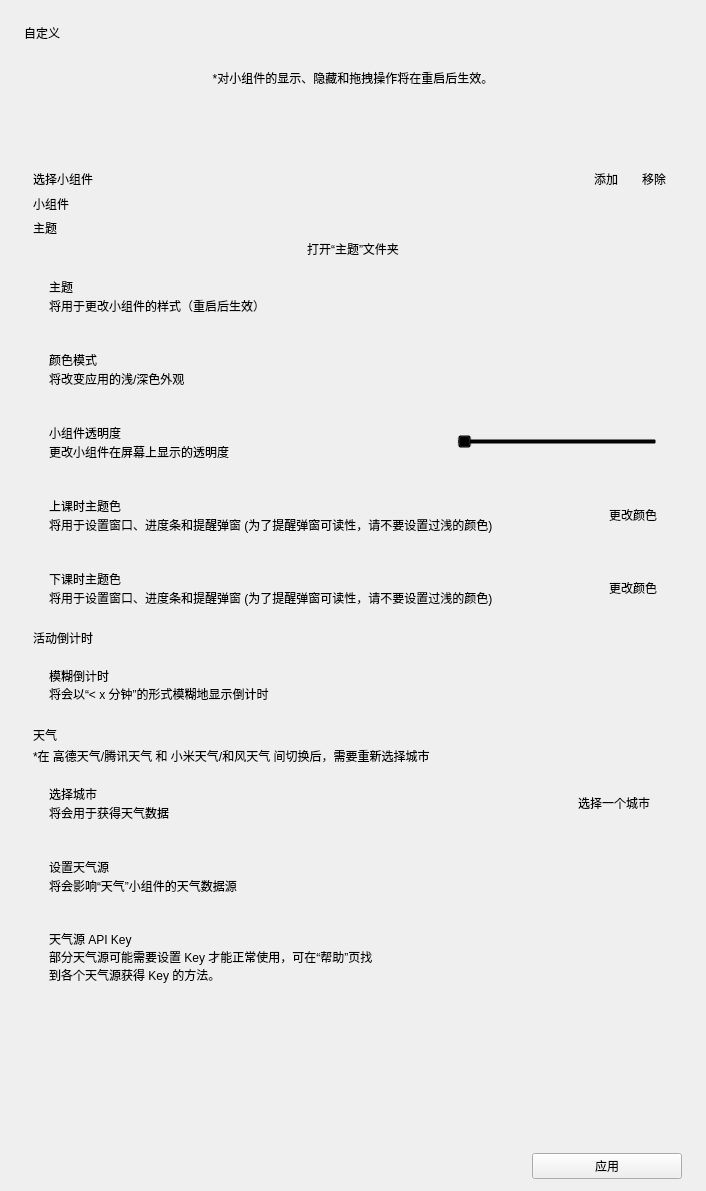
<?xml version="1.0" encoding="UTF-8"?>
<ui version="4.0">
 <class>Form</class>
 <widget class="QWidget" name="Form">
  <property name="geometry">
   <rect>
    <x>0</x>
    <y>0</y>
    <width>706</width>
    <height>1191</height>
   </rect>
  </property>
  <property name="sizePolicy">
   <sizepolicy hsizetype="Preferred" vsizetype="Expanding">
    <horstretch>0</horstretch>
    <verstretch>0</verstretch>
   </sizepolicy>
  </property>
  <property name="windowTitle">
   <string>Form</string>
  </property>
  <layout class="QVBoxLayout" name="verticalLayout_2">
   <property name="spacing">
    <number>18</number>
   </property>
   <property name="leftMargin">
    <number>24</number>
   </property>
   <property name="topMargin">
    <number>24</number>
   </property>
   <property name="rightMargin">
    <number>24</number>
   </property>
   <property name="bottomMargin">
    <number>12</number>
   </property>
   <item>
    <widget class="TitleLabel" name="TitleLabel">
     <property name="text">
      <string>自定义</string>
     </property>
    </widget>
   </item>
   <item>
    <layout class="QHBoxLayout" name="widgets_preview">
     <property name="spacing">
      <number>0</number>
     </property>
     <property name="sizeConstraint">
      <enum>QLayout::SetFixedSize</enum>
     </property>
    </layout>
   </item>
   <item>
    <widget class="SmoothScrollArea" name="ct_scroll">
     <property name="styleSheet">
      <string notr="true">background: transparent; border: none</string>
     </property>
     <property name="widgetResizable">
      <bool>true</bool>
     </property>
     <widget class="QWidget" name="scrollAreaWidgetContents">
      <property name="geometry">
       <rect>
        <x>0</x>
        <y>0</y>
        <width>658</width>
        <height>1036</height>
       </rect>
      </property>
      <layout class="QVBoxLayout" name="verticalLayout_9">
       <item>
        <widget class="CaptionLabel" name="CaptionLabel_3">
         <property name="text">
          <string>*对小组件的显示、隐藏和拖拽操作将在重启后生效。</string>
         </property>
         <property name="alignment">
          <set>Qt::AlignCenter</set>
         </property>
         <property name="wordWrap">
          <bool>true</bool>
         </property>
        </widget>
       </item>
       <item>
        <widget class="ListWidget" name="widgets_list">
         <property name="sizePolicy">
          <sizepolicy hsizetype="Preferred" vsizetype="Maximum">
           <horstretch>0</horstretch>
           <verstretch>0</verstretch>
          </sizepolicy>
         </property>
         <property name="minimumSize">
          <size>
           <width>0</width>
           <height>0</height>
          </size>
         </property>
         <property name="sizeAdjustPolicy">
          <enum>QAbstractScrollArea::AdjustToContents</enum>
         </property>
         <property name="dragDropMode">
          <enum>QAbstractItemView::DragDrop</enum>
         </property>
         <property name="defaultDropAction">
          <enum>Qt::MoveAction</enum>
         </property>
         <property name="flow">
          <enum>QListView::LeftToRight</enum>
         </property>
         <property name="isWrapping" stdset="0">
          <bool>true</bool>
         </property>
         <property name="resizeMode">
          <enum>QListView::Adjust</enum>
         </property>
         <property name="layoutMode">
          <enum>QListView::Batched</enum>
         </property>
        </widget>
       </item>
       <item>
        <layout class="QHBoxLayout" name="horizontalLayout_3">
         <property name="spacing">
          <number>10</number>
         </property>
         <item>
          <widget class="BodyLabel" name="BodyLabel">
           <property name="sizePolicy">
            <sizepolicy hsizetype="Maximum" vsizetype="Preferred">
             <horstretch>0</horstretch>
             <verstretch>0</verstretch>
            </sizepolicy>
           </property>
           <property name="text">
            <string>选择小组件</string>
           </property>
          </widget>
         </item>
         <item>
          <widget class="ComboBox" name="widgets_combo">
           <property name="sizePolicy">
            <sizepolicy hsizetype="Expanding" vsizetype="Fixed">
             <horstretch>0</horstretch>
             <verstretch>0</verstretch>
            </sizepolicy>
           </property>
          </widget>
         </item>
         <item>
          <spacer name="horizontalSpacer">
           <property name="orientation">
            <enum>Qt::Horizontal</enum>
           </property>
           <property name="sizeHint" stdset="0">
            <size>
             <width>40</width>
             <height>20</height>
            </size>
           </property>
          </spacer>
         </item>
         <item>
          <widget class="PrimaryPushButton" name="add_widget">
           <property name="text">
            <string>  添加  </string>
           </property>
          </widget>
         </item>
         <item>
          <widget class="PushButton" name="remove_widget">
           <property name="text">
            <string>  移除  </string>
           </property>
          </widget>
         </item>
        </layout>
       </item>
       <item>
        <widget class="SubtitleLabel" name="SubtitleLabel">
         <property name="text">
          <string>小组件</string>
         </property>
        </widget>
       </item>
       <item>
        <layout class="QVBoxLayout" name="verticalLayout_3">
         <property name="spacing">
          <number>3</number>
         </property>
         <item>
          <widget class="SubtitleLabel" name="SubtitleLabel_2">
           <property name="text">
            <string>主题</string>
           </property>
           <property name="pixelFontSize" stdset="0">
            <number>18</number>
           </property>
          </widget>
         </item>
         <item>
          <widget class="HyperlinkLabel" name="open_theme_folder">
           <property name="text">
            <string>打开“主题”文件夹</string>
           </property>
          </widget>
         </item>
         <item>
          <widget class="CardWidget" name="CardWidget_4">
           <property name="minimumSize">
            <size>
             <width>0</width>
             <height>70</height>
            </size>
           </property>
           <layout class="QHBoxLayout" name="horizontalLayout_4">
            <property name="leftMargin">
             <number>16</number>
            </property>
            <property name="topMargin">
             <number>16</number>
            </property>
            <property name="rightMargin">
             <number>16</number>
            </property>
            <property name="bottomMargin">
             <number>16</number>
            </property>
            <item>
             <layout class="QVBoxLayout" name="verticalLayout_7">
              <property name="spacing">
               <number>0</number>
              </property>
              <item>
               <widget class="StrongBodyLabel" name="StrongBodyLabel_3">
                <property name="text">
                 <string>主题</string>
                </property>
               </widget>
              </item>
              <item>
               <widget class="CaptionLabel" name="CaptionLabel_5">
                <property name="text">
                 <string>将用于更改小组件的样式（重启后生效）</string>
                </property>
                <property name="lightColor" stdset="0">
                 <color alpha="150">
                  <red>0</red>
                  <green>0</green>
                  <blue>0</blue>
                 </color>
                </property>
                <property name="darkColor" stdset="0">
                 <color alpha="200">
                  <red>255</red>
                  <green>255</green>
                  <blue>255</blue>
                 </color>
                </property>
               </widget>
              </item>
             </layout>
            </item>
            <item>
             <widget class="ComboBox" name="combo_theme_select">
              <property name="sizePolicy">
               <sizepolicy hsizetype="Maximum" vsizetype="Fixed">
                <horstretch>0</horstretch>
                <verstretch>0</verstretch>
               </sizepolicy>
              </property>
             </widget>
            </item>
           </layout>
          </widget>
         </item>
         <item>
          <widget class="CardWidget" name="CardWidget_9">
           <property name="minimumSize">
            <size>
             <width>0</width>
             <height>70</height>
            </size>
           </property>
           <layout class="QHBoxLayout" name="horizontalLayout_11">
            <property name="leftMargin">
             <number>16</number>
            </property>
            <property name="topMargin">
             <number>16</number>
            </property>
            <property name="rightMargin">
             <number>16</number>
            </property>
            <property name="bottomMargin">
             <number>16</number>
            </property>
            <item>
             <layout class="QVBoxLayout" name="verticalLayout_15">
              <property name="spacing">
               <number>0</number>
              </property>
              <item>
               <widget class="StrongBodyLabel" name="StrongBodyLabel_9">
                <property name="text">
                 <string>颜色模式</string>
                </property>
               </widget>
              </item>
              <item>
               <widget class="CaptionLabel" name="CaptionLabel_10">
                <property name="text">
                 <string>将改变应用的浅/深色外观</string>
                </property>
                <property name="lightColor" stdset="0">
                 <color alpha="150">
                  <red>0</red>
                  <green>0</green>
                  <blue>0</blue>
                 </color>
                </property>
                <property name="darkColor" stdset="0">
                 <color alpha="200">
                  <red>255</red>
                  <green>255</green>
                  <blue>255</blue>
                 </color>
                </property>
               </widget>
              </item>
             </layout>
            </item>
            <item>
             <widget class="ComboBox" name="combo_color_mode">
              <property name="sizePolicy">
               <sizepolicy hsizetype="Maximum" vsizetype="Fixed">
                <horstretch>0</horstretch>
                <verstretch>0</verstretch>
               </sizepolicy>
              </property>
             </widget>
            </item>
           </layout>
          </widget>
         </item>
         <item>
          <widget class="CardWidget" name="CardWidget_10">
           <property name="minimumSize">
            <size>
             <width>0</width>
             <height>70</height>
            </size>
           </property>
           <layout class="QHBoxLayout" name="horizontalLayout_12">
            <property name="leftMargin">
             <number>16</number>
            </property>
            <property name="topMargin">
             <number>16</number>
            </property>
            <property name="rightMargin">
             <number>16</number>
            </property>
            <property name="bottomMargin">
             <number>16</number>
            </property>
            <item>
             <layout class="QVBoxLayout" name="verticalLayout_16">
              <property name="spacing">
               <number>0</number>
              </property>
              <item>
               <widget class="StrongBodyLabel" name="StrongBodyLabel_11">
                <property name="text">
                 <string>小组件透明度</string>
                </property>
               </widget>
              </item>
              <item>
               <widget class="CaptionLabel" name="CaptionLabel_11">
                <property name="text">
                 <string>更改小组件在屏幕上显示的透明度</string>
                </property>
                <property name="lightColor" stdset="0">
                 <color alpha="150">
                  <red>0</red>
                  <green>0</green>
                  <blue>0</blue>
                 </color>
                </property>
                <property name="darkColor" stdset="0">
                 <color alpha="200">
                  <red>255</red>
                  <green>255</green>
                  <blue>255</blue>
                 </color>
                </property>
               </widget>
              </item>
             </layout>
            </item>
            <item>
             <widget class="Slider" name="slider_opacity">
              <property name="sizePolicy">
               <sizepolicy hsizetype="Expanding" vsizetype="Fixed">
                <horstretch>0</horstretch>
                <verstretch>0</verstretch>
               </sizepolicy>
              </property>
              <property name="minimumSize">
               <size>
                <width>100</width>
                <height>0</height>
               </size>
              </property>
              <property name="maximumSize">
               <size>
                <width>200</width>
                <height>16777215</height>
               </size>
              </property>
              <property name="orientation">
               <enum>Qt::Horizontal</enum>
              </property>
             </widget>
            </item>
           </layout>
          </widget>
         </item>
         <item>
          <widget class="CardWidget" name="CardWidget_5">
           <property name="minimumSize">
            <size>
             <width>0</width>
             <height>70</height>
            </size>
           </property>
           <layout class="QHBoxLayout" name="horizontalLayout_8">
            <property name="leftMargin">
             <number>16</number>
            </property>
            <property name="topMargin">
             <number>16</number>
            </property>
            <property name="rightMargin">
             <number>16</number>
            </property>
            <property name="bottomMargin">
             <number>16</number>
            </property>
            <item>
             <layout class="QVBoxLayout" name="verticalLayout_10">
              <property name="spacing">
               <number>0</number>
              </property>
              <item>
               <widget class="StrongBodyLabel" name="StrongBodyLabel_7">
                <property name="text">
                 <string>上课时主题色</string>
                </property>
               </widget>
              </item>
              <item>
               <widget class="CaptionLabel" name="CaptionLabel_7">
                <property name="text">
                 <string>将用于设置窗口、进度条和提醒弹窗 (为了提醒弹窗可读性，请不要设置过浅的颜色)</string>
                </property>
                <property name="wordWrap">
                 <bool>true</bool>
                </property>
                <property name="lightColor" stdset="0">
                 <color alpha="150">
                  <red>0</red>
                  <green>0</green>
                  <blue>0</blue>
                 </color>
                </property>
                <property name="darkColor" stdset="0">
                 <color alpha="200">
                  <red>255</red>
                  <green>255</green>
                  <blue>255</blue>
                 </color>
                </property>
               </widget>
              </item>
             </layout>
            </item>
            <item>
             <widget class="PushButton" name="set_ac_color">
              <property name="sizePolicy">
               <sizepolicy hsizetype="Maximum" vsizetype="Fixed">
                <horstretch>0</horstretch>
                <verstretch>0</verstretch>
               </sizepolicy>
              </property>
              <property name="text">
               <string>更改颜色</string>
              </property>
             </widget>
            </item>
           </layout>
          </widget>
         </item>
         <item>
          <widget class="CardWidget" name="CardWidget_7">
           <property name="minimumSize">
            <size>
             <width>0</width>
             <height>70</height>
            </size>
           </property>
           <layout class="QHBoxLayout" name="horizontalLayout_7">
            <property name="leftMargin">
             <number>16</number>
            </property>
            <property name="topMargin">
             <number>16</number>
            </property>
            <property name="rightMargin">
             <number>16</number>
            </property>
            <property name="bottomMargin">
             <number>16</number>
            </property>
            <item>
             <layout class="QVBoxLayout" name="verticalLayout_8">
              <property name="spacing">
               <number>0</number>
              </property>
              <item>
               <widget class="StrongBodyLabel" name="StrongBodyLabel_4">
                <property name="text">
                 <string>下课时主题色</string>
                </property>
               </widget>
              </item>
              <item>
               <widget class="CaptionLabel" name="CaptionLabel_6">
                <property name="text">
                 <string>将用于设置窗口、进度条和提醒弹窗 (为了提醒弹窗可读性，请不要设置过浅的颜色)</string>
                </property>
                <property name="wordWrap">
                 <bool>true</bool>
                </property>
                <property name="lightColor" stdset="0">
                 <color alpha="150">
                  <red>0</red>
                  <green>0</green>
                  <blue>0</blue>
                 </color>
                </property>
                <property name="darkColor" stdset="0">
                 <color alpha="200">
                  <red>255</red>
                  <green>255</green>
                  <blue>255</blue>
                 </color>
                </property>
               </widget>
              </item>
             </layout>
            </item>
            <item>
             <widget class="PushButton" name="set_fc_color">
              <property name="sizePolicy">
               <sizepolicy hsizetype="Maximum" vsizetype="Fixed">
                <horstretch>0</horstretch>
                <verstretch>0</verstretch>
               </sizepolicy>
              </property>
              <property name="text">
               <string>更改颜色</string>
              </property>
             </widget>
            </item>
           </layout>
          </widget>
         </item>
        </layout>
       </item>
       <item>
        <layout class="QVBoxLayout" name="verticalLayout_11">
         <property name="spacing">
          <number>3</number>
         </property>
         <item>
          <widget class="SubtitleLabel" name="SubtitleLabel_4">
           <property name="text">
            <string>活动倒计时</string>
           </property>
           <property name="pixelFontSize" stdset="0">
            <number>18</number>
           </property>
          </widget>
         </item>
         <item>
          <widget class="CardWidget" name="CardWidget_2">
           <property name="minimumSize">
            <size>
             <width>0</width>
             <height>70</height>
            </size>
           </property>
           <layout class="QHBoxLayout" name="horizontalLayout_6">
            <property name="leftMargin">
             <number>16</number>
            </property>
            <property name="topMargin">
             <number>16</number>
            </property>
            <property name="rightMargin">
             <number>16</number>
            </property>
            <property name="bottomMargin">
             <number>16</number>
            </property>
            <item>
             <layout class="QVBoxLayout" name="verticalLayout_4">
              <property name="spacing">
               <number>0</number>
              </property>
              <item>
               <widget class="StrongBodyLabel" name="StrongBodyLabel_2">
                <property name="text">
                 <string>模糊倒计时</string>
                </property>
               </widget>
              </item>
              <item>
               <widget class="CaptionLabel" name="CaptionLabel_4">
                <property name="text">
                 <string>将会以“&lt; x 分钟”的形式模糊地显示倒计时</string>
                </property>
                <property name="lightColor" stdset="0">
                 <color alpha="150">
                  <red>0</red>
                  <green>0</green>
                  <blue>0</blue>
                 </color>
                </property>
                <property name="darkColor" stdset="0">
                 <color alpha="200">
                  <red>255</red>
                  <green>255</green>
                  <blue>255</blue>
                 </color>
                </property>
               </widget>
              </item>
             </layout>
            </item>
            <item>
             <widget class="SwitchButton" name="switch_blur_countdown">
              <property name="sizePolicy">
               <sizepolicy hsizetype="Maximum" vsizetype="Preferred">
                <horstretch>0</horstretch>
                <verstretch>0</verstretch>
               </sizepolicy>
              </property>
             </widget>
            </item>
           </layout>
          </widget>
         </item>
        </layout>
       </item>
       <item>
        <layout class="QVBoxLayout" name="verticalLayout_13">
         <property name="spacing">
          <number>3</number>
         </property>
         <item>
          <widget class="SubtitleLabel" name="SubtitleLabel_5">
           <property name="text">
            <string>天气</string>
           </property>
           <property name="pixelFontSize" stdset="0">
            <number>18</number>
           </property>
          </widget>
         </item>
         <item>
          <widget class="CaptionLabel" name="CaptionLabel_16">
           <property name="text">
            <string>*在 高德天气/腾讯天气 和 小米天气/和风天气 间切换后，需要重新选择城市</string>
           </property>
           <property name="wordWrap">
            <bool>true</bool>
           </property>
           <property name="lightColor" stdset="0">
            <color alpha="150">
             <red>0</red>
             <green>0</green>
             <blue>0</blue>
            </color>
           </property>
           <property name="darkColor" stdset="0">
            <color alpha="200">
             <red>255</red>
             <green>255</green>
             <blue>255</blue>
            </color>
           </property>
          </widget>
         </item>
         <item>
          <widget class="CardWidget" name="CardWidget_8">
           <property name="minimumSize">
            <size>
             <width>0</width>
             <height>70</height>
            </size>
           </property>
           <layout class="QHBoxLayout" name="horizontalLayout_10">
            <property name="leftMargin">
             <number>16</number>
            </property>
            <property name="topMargin">
             <number>16</number>
            </property>
            <property name="rightMargin">
             <number>16</number>
            </property>
            <property name="bottomMargin">
             <number>16</number>
            </property>
            <item>
             <layout class="QVBoxLayout" name="verticalLayout_14">
              <property name="spacing">
               <number>0</number>
              </property>
              <item>
               <widget class="StrongBodyLabel" name="StrongBodyLabel_8">
                <property name="text">
                 <string>选择城市</string>
                </property>
               </widget>
              </item>
              <item>
               <widget class="CaptionLabel" name="CaptionLabel_9">
                <property name="text">
                 <string>将会用于获得天气数据</string>
                </property>
                <property name="lightColor" stdset="0">
                 <color alpha="150">
                  <red>0</red>
                  <green>0</green>
                  <blue>0</blue>
                 </color>
                </property>
                <property name="darkColor" stdset="0">
                 <color alpha="200">
                  <red>255</red>
                  <green>255</green>
                  <blue>255</blue>
                 </color>
                </property>
               </widget>
              </item>
             </layout>
            </item>
            <item>
             <widget class="PushButton" name="select_city">
              <property name="sizePolicy">
               <sizepolicy hsizetype="Maximum" vsizetype="Fixed">
                <horstretch>0</horstretch>
                <verstretch>0</verstretch>
               </sizepolicy>
              </property>
              <property name="text">
               <string>  选择一个城市  </string>
              </property>
             </widget>
            </item>
           </layout>
          </widget>
         </item>
         <item>
          <widget class="CardWidget" name="CardWidget_11">
           <property name="minimumSize">
            <size>
             <width>0</width>
             <height>70</height>
            </size>
           </property>
           <layout class="QHBoxLayout" name="horizontalLayout_14">
            <property name="leftMargin">
             <number>16</number>
            </property>
            <property name="topMargin">
             <number>16</number>
            </property>
            <property name="rightMargin">
             <number>16</number>
            </property>
            <property name="bottomMargin">
             <number>16</number>
            </property>
            <item>
             <layout class="QVBoxLayout" name="verticalLayout_18">
              <property name="spacing">
               <number>0</number>
              </property>
              <item>
               <widget class="StrongBodyLabel" name="StrongBodyLabel_12">
                <property name="text">
                 <string>设置天气源</string>
                </property>
               </widget>
              </item>
              <item>
               <widget class="CaptionLabel" name="CaptionLabel_13">
                <property name="text">
                 <string>将会影响“天气”小组件的天气数据源</string>
                </property>
                <property name="lightColor" stdset="0">
                 <color alpha="150">
                  <red>0</red>
                  <green>0</green>
                  <blue>0</blue>
                 </color>
                </property>
                <property name="darkColor" stdset="0">
                 <color alpha="200">
                  <red>255</red>
                  <green>255</green>
                  <blue>255</blue>
                 </color>
                </property>
               </widget>
              </item>
             </layout>
            </item>
            <item>
             <widget class="ComboBox" name="select_weather_api">
              <property name="sizePolicy">
               <sizepolicy hsizetype="Maximum" vsizetype="Fixed">
                <horstretch>0</horstretch>
                <verstretch>0</verstretch>
               </sizepolicy>
              </property>
             </widget>
            </item>
           </layout>
          </widget>
         </item>
         <item>
          <widget class="CardWidget" name="CardWidget_12">
           <property name="minimumSize">
            <size>
             <width>0</width>
             <height>70</height>
            </size>
           </property>
           <layout class="QHBoxLayout" name="horizontalLayout_16">
            <property name="leftMargin">
             <number>16</number>
            </property>
            <property name="topMargin">
             <number>16</number>
            </property>
            <property name="rightMargin">
             <number>16</number>
            </property>
            <property name="bottomMargin">
             <number>16</number>
            </property>
            <item>
             <layout class="QVBoxLayout" name="verticalLayout_20">
              <property name="spacing">
               <number>0</number>
              </property>
              <item>
               <widget class="StrongBodyLabel" name="StrongBodyLabel_14">
                <property name="text">
                 <string>天气源 API Key</string>
                </property>
               </widget>
              </item>
              <item>
               <widget class="CaptionLabel" name="CaptionLabel_15">
                <property name="text">
                 <string>部分天气源可能需要设置 Key 才能正常使用，可在“帮助”页找到各个天气源获得 Key 的方法。</string>
                </property>
                <property name="wordWrap">
                 <bool>true</bool>
                </property>
                <property name="lightColor" stdset="0">
                 <color alpha="150">
                  <red>0</red>
                  <green>0</green>
                  <blue>0</blue>
                 </color>
                </property>
                <property name="darkColor" stdset="0">
                 <color alpha="200">
                  <red>255</red>
                  <green>255</green>
                  <blue>255</blue>
                 </color>
                </property>
               </widget>
              </item>
             </layout>
            </item>
            <item>
             <widget class="LineEdit" name="api_key_edit">
              <property name="sizePolicy">
               <sizepolicy hsizetype="MinimumExpanding" vsizetype="Fixed">
                <horstretch>0</horstretch>
                <verstretch>0</verstretch>
               </sizepolicy>
              </property>
              <property name="maximumSize">
               <size>
                <width>275</width>
                <height>33</height>
               </size>
              </property>
             </widget>
            </item>
           </layout>
          </widget>
         </item>
        </layout>
       </item>
       <item>
        <spacer name="verticalSpacer">
         <property name="orientation">
          <enum>Qt::Vertical</enum>
         </property>
         <property name="sizeHint" stdset="0">
          <size>
           <width>20</width>
           <height>40</height>
          </size>
         </property>
        </spacer>
       </item>
      </layout>
     </widget>
    </widget>
   </item>
   <item>
    <layout class="QHBoxLayout" name="horizontalLayout_2">
     <item>
      <spacer name="horizontalSpacer_2">
       <property name="orientation">
        <enum>Qt::Horizontal</enum>
       </property>
       <property name="sizeHint" stdset="0">
        <size>
         <width>40</width>
         <height>20</height>
        </size>
       </property>
      </spacer>
     </item>
     <item>
      <widget class="PrimaryPushButton" name="save_config">
       <property name="sizePolicy">
        <sizepolicy hsizetype="Maximum" vsizetype="Fixed">
         <horstretch>0</horstretch>
         <verstretch>0</verstretch>
        </sizepolicy>
       </property>
       <property name="minimumSize">
        <size>
         <width>150</width>
         <height>0</height>
        </size>
       </property>
       <property name="text">
        <string>应用</string>
       </property>
      </widget>
     </item>
    </layout>
   </item>
  </layout>
 </widget>
 <customwidgets>
  <customwidget>
   <class>ComboBox</class>
   <extends>QPushButton</extends>
   <header>qfluentwidgets</header>
  </customwidget>
  <customwidget>
   <class>PushButton</class>
   <extends>QPushButton</extends>
   <header>qfluentwidgets</header>
  </customwidget>
  <customwidget>
   <class>PrimaryPushButton</class>
   <extends>PushButton</extends>
   <header>qfluentwidgets</header>
  </customwidget>
  <customwidget>
   <class>SwitchButton</class>
   <extends>QWidget</extends>
   <header>qfluentwidgets</header>
  </customwidget>
  <customwidget>
   <class>Slider</class>
   <extends>QSlider</extends>
   <header>qfluentwidgets</header>
  </customwidget>
  <customwidget>
   <class>CardWidget</class>
   <extends>QFrame</extends>
   <header>qfluentwidgets</header>
   <container>1</container>
  </customwidget>
  <customwidget>
   <class>SmoothScrollArea</class>
   <extends>QScrollArea</extends>
   <header>qfluentwidgets</header>
   <container>1</container>
  </customwidget>
  <customwidget>
   <class>CaptionLabel</class>
   <extends>QLabel</extends>
   <header>qfluentwidgets</header>
  </customwidget>
  <customwidget>
   <class>BodyLabel</class>
   <extends>QLabel</extends>
   <header>qfluentwidgets</header>
  </customwidget>
  <customwidget>
   <class>StrongBodyLabel</class>
   <extends>QLabel</extends>
   <header>qfluentwidgets</header>
  </customwidget>
  <customwidget>
   <class>SubtitleLabel</class>
   <extends>QLabel</extends>
   <header>qfluentwidgets</header>
  </customwidget>
  <customwidget>
   <class>TitleLabel</class>
   <extends>QLabel</extends>
   <header>qfluentwidgets</header>
  </customwidget>
  <customwidget>
   <class>HyperlinkLabel</class>
   <extends>QPushButton</extends>
   <header>qfluentwidgets</header>
  </customwidget>
  <customwidget>
   <class>LineEdit</class>
   <extends>QLineEdit</extends>
   <header>qfluentwidgets</header>
  </customwidget>
  <customwidget>
   <class>ListWidget</class>
   <extends>QListWidget</extends>
   <header>qfluentwidgets</header>
  </customwidget>
 </customwidgets>
 <resources/>
 <connections/>
</ui>
